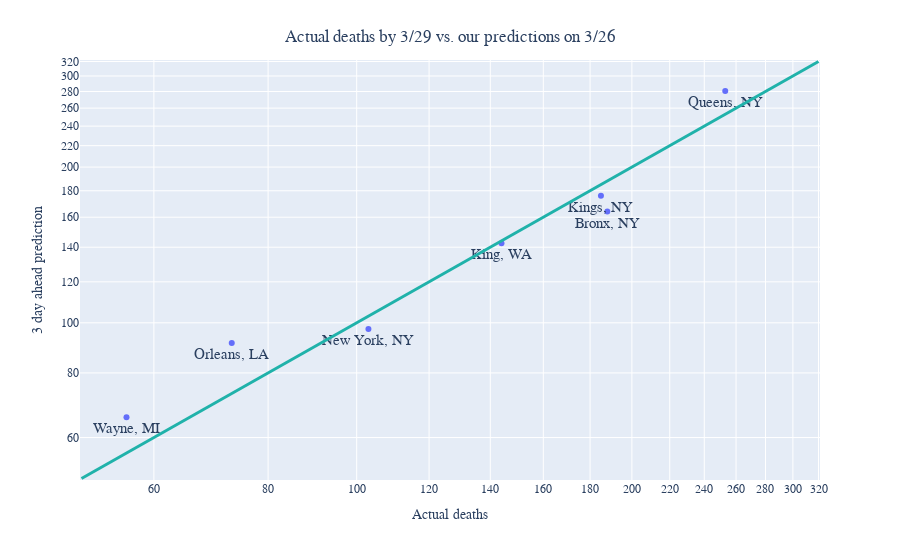

Source (notebook cell):
### Code cell
fig.update_traces(textposition='bottom center')
fig.update_layout(xaxis_type="log", yaxis_type="log")
fig.add_shape(
        # Line reference to the axes
            type="line",
            xref="x",
            yref="y",
            x0=50,
            y0=50,
            x1=320,
            y1=320,
            line=dict(
                color="LightSeaGreen",
                width=3,
            ),
        )

fig.update_layout(
    title="Actual deaths by 3/29 vs. our predictions on 3/26",
    xaxis_title="Actual deaths",
    yaxis_title="3 day ahead prediction",
    font = dict(
        family='sans-serif', 
        size=12,
    )
)

fig.update_layout(
    title={
        'text': "Actual deaths by 3/29 vs. our predictions on 3/26",
        'x': 0.5,
        'xanchor': 'center',
        'yanchor': 'top'})

# change size of names
fig.update_traces(textfont_size=15)

### Figure 1 — Plotly figure (JSON) as saved in the notebook; plotly's stock layout.template omitted (floating-point values rounded to 4 significant figures)
{"data": [{"hoverlabel": {"namelength": 0}, "hovertemplate": "true_outcome=%{x}<br>3_day_ahead_pred=%{y}<br>CountyNamew/StateAbbrev=%{text}", "legendgroup": "", "marker": {"color": "#636efa", "symbol": "circle"}, "mode": "markers+text", "name": "", "showlegend": false, "text": ["Queens, NY", "Bronx, NY", "Kings, NY", "King, WA", "New York, NY", "Orleans, LA", "Wayne, MI"], "textfont": {"size": 15}, "textposition": "bottom center", "type": "scatter", "x": [253, 188, 185, 144, 103, 73, 56], "xaxis": "x", "y": [280.5, 164.0, 175.9, 142.5, 97.26, 91.45, 65.67], "yaxis": "y"}], "layout": {"font": {"family": "sans-serif", "size": 12}, "legend": {"tracegroupgap": 0}, "margin": {"t": 60}, "shapes": [{"line": {"color": "LightSeaGreen", "width": 3}, "type": "line", "x0": 50, "x1": 320, "xref": "x", "y0": 50, "y1": 320, "yref": "y"}], "title": {"text": "Actual deaths by 3/29 vs. our predictions on 3/26", "x": 0.5, "xanchor": "center", "yanchor": "top"}, "xaxis": {"anchor": "y", "domain": [0, 1], "title": {"text": "Actual deaths"}, "type": "log"}, "yaxis": {"anchor": "x", "domain": [0, 1], "title": {"text": "3 day ahead prediction"}, "type": "log"}}}
